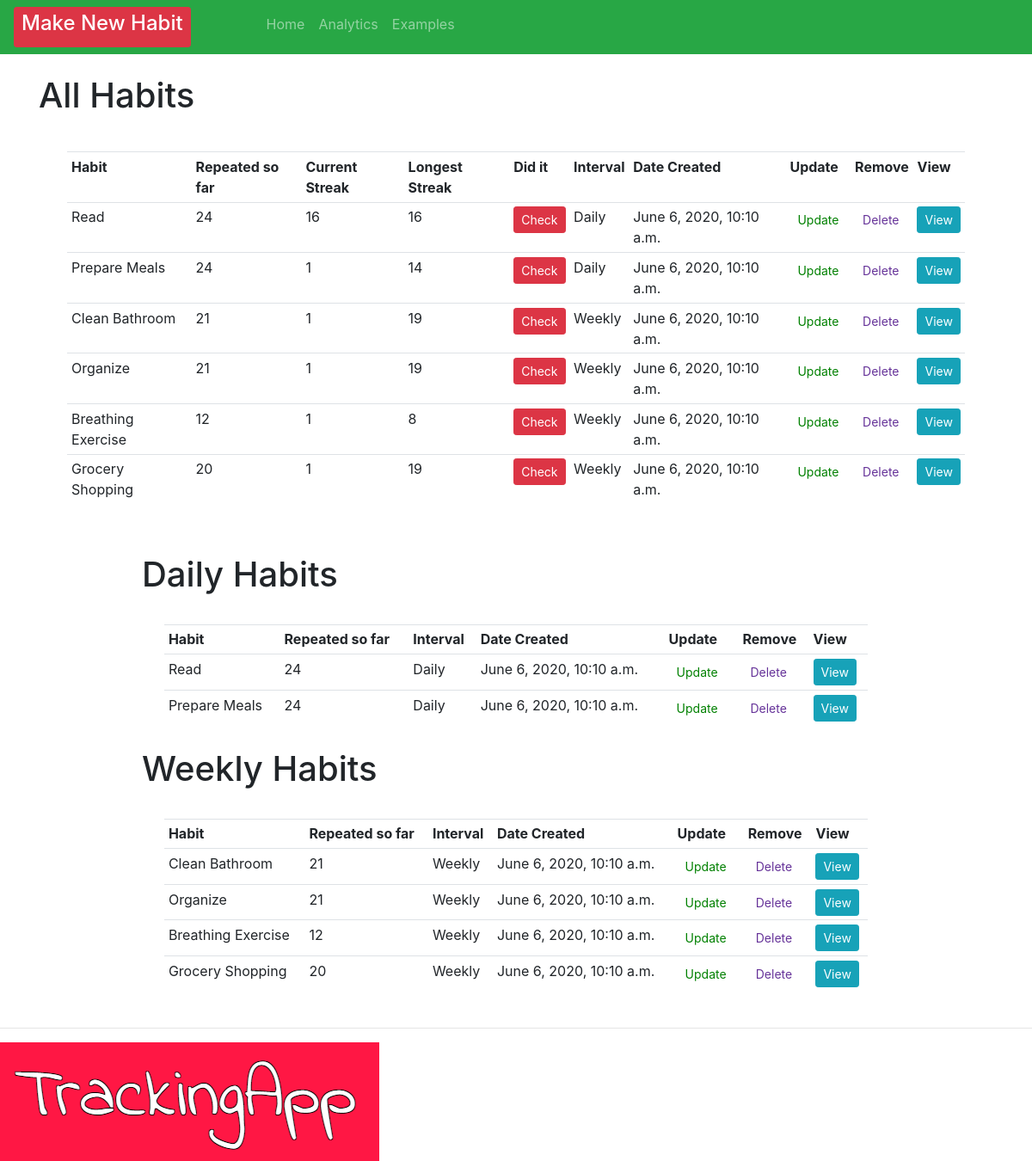
Before: / with the older database file.
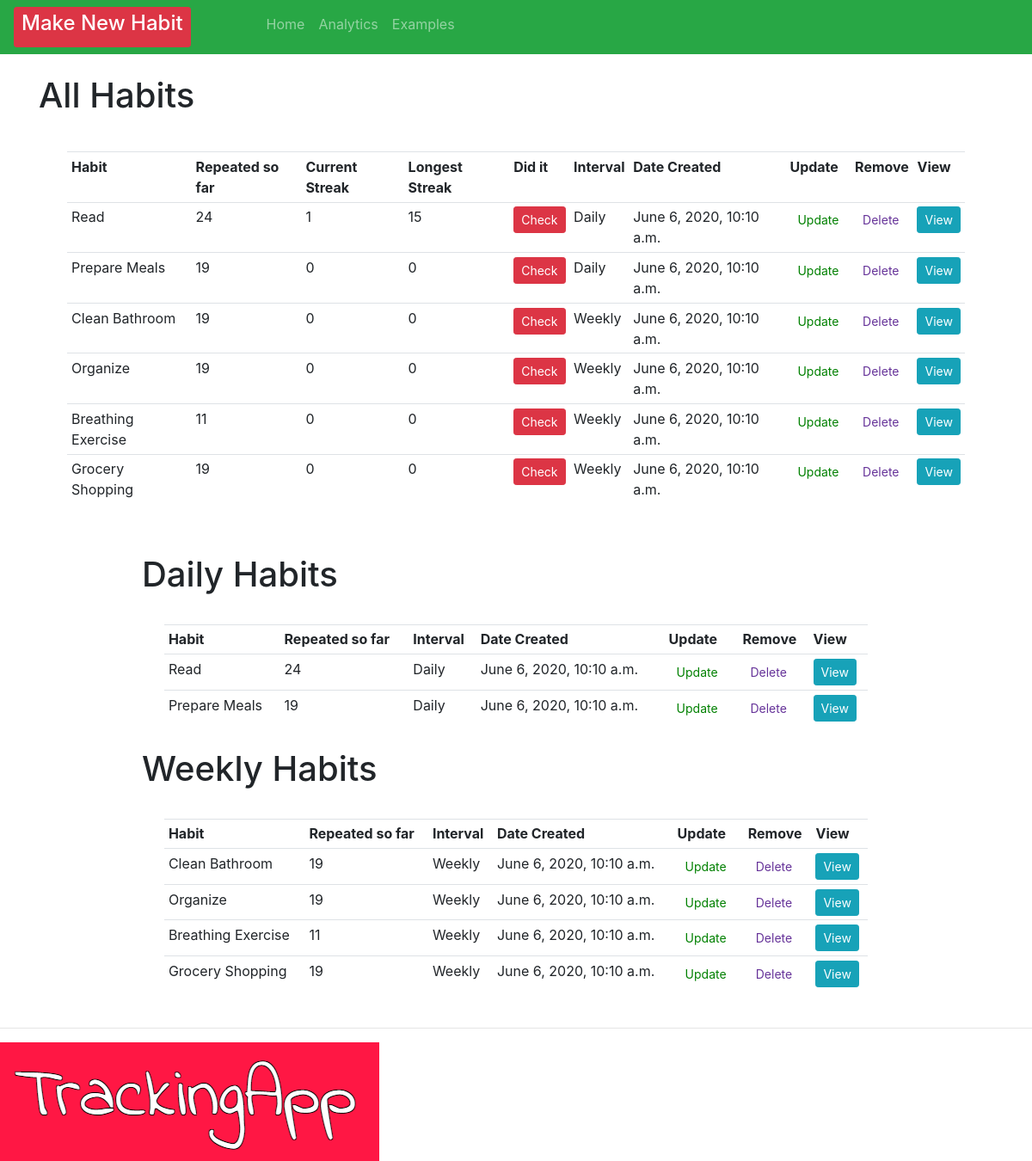
After: the same page with the newer database file.
### crm/models.py (models this page shows, shortened)
class Order(models.Model):
    INTERVAL = (
            ('Daily', 'Daily'),
            ('Weekly', 'Weekly' ),
                      )
    habit = models.CharField(max_length=200, null=True, blank=True)
    interval = models.CharField(max_length=400, null=True, choices=INTERVAL)
    checked = models.IntegerField(blank=True, default=0, null=True)
    streak = models.IntegerField(blank=True, default=0, null=True)
    longestStreak = models.IntegerField(blank=True, default=0, null=True)
    created = models.DateTimeField(auto_now=True, auto_now_add=False, editable=False, null=True, blank=True)
    checkedList = models.ManyToManyField(Repeats)
    timeStamp = models.DateTimeField(auto_now=True, blank=True)
    date_created = models.DateTimeField(auto_now_add=True, null=True, editable=False, blank=True)
    dateAsString = models.CharField(max_length=200, null=True, blank=True)

### crm/views.py (the view)
# urls.py: path('', views.home, name="home" ),
def home(request):
    orders = Order.objects.all()
    total_orders = orders.count()
    dailyFilter = Order.objects.filter(interval="Daily")
    weeklyFilter = Order.objects.filter(interval="Weekly")
    context = {'orders': orders, 'total_orders': total_orders, 'dailyFilter': dailyFilter, 'weeklyFilter':weeklyFilter}
    return render(request, 'habit/dashboard.html', context)

### crm/templates/habit/dashboard.html (shortened to what this page needs)
{% extends 'habit/main.html' %}
{% block content %}
<br>
<div class="row" style="padding-left: 5%; padding-right: 5%;">
    <table style="margin: 3%" class="table table-sm">
        <h1> All Habits {{checked}} </h1>
        <tr>
            <th>Habit</th>
            <th>Repeated so far</th>
            <th>Current Streak</th>
            <th>Longest Streak</th>
            <th>Did it</th>
            <th>Interval</th>
            <th>Date Created</th>
            <th>Update</th>
            <th>Remove</th>
            <th>View</th>
        </tr>
        {% for order in orders %}
        <tr>
            <td>
                       {{ order.habit }}
            </td>
            <td>
                {{order.checkedList.count}}
            </td>
            <td>
                {{order.streak}}
            </td>
            <td>
                {{ order.longestStreak }}
             </td>
            <td>
                <form action="{% url 'check_habit' order.id %}" method="POST">
                    <button type="submit" , name="post_id" , value="{{order.id}}" ,
                        class="btn btn-sm btn-danger">Check</button>
                </form>
            </td>
            <td>{{order.interval}}</td>
            <td>{{order.date_created}}</td>
            <td><a class="btn btn-sm" style="color: green;" href="{% url 'update_habit' order.id %}">Update</a></td>
            <td><a class="btn btn-sm" style="color: rebeccapurple;" href="{% url 'delete' order.id %}">Delete</a></td>
            <td><a class="btn btn-sm btn-info" href="{% url 'habit' order.id %}">View</a></td>
        </tr>
        {% endfor %}
    </table>
</div>
<br>
<div class="row" style="padding-left: 15%; padding-right: 15%;">
    <table style="margin: 3%" class="table table-sm">
        <h1> Daily Habits </h1>
        <tr>
            <th>Habit</th>
            <th>Repeated so far</th>
            <th>Interval</th>
            <th>Date Created</th>
            <th>Update</th>
            <th>Remove</th>
            <th>View</th>
        </tr>
        {% for day in dailyFilter %}
       <td>
            {{ day.habit }}
        </td>
        <td>
            {{day.checkedList.count}}
        </td>
        <td>{{day.interval}}</td>
        <td>{{day.date_created}}</td>
        <td><a class="btn btn-sm" style="color: green;" href="{% url 'update_habit' day.id %}">Update</a></td>
        <td><a class="btn btn-sm" style="color: rebeccapurple;" href="{% url 'delete' day.id %}">Delete</a></td>
        <td><a class="btn btn-sm btn-info" href="{% url 'habit' day.id %}">View</a></td>
        {% endfor %}
    </table>
</div>
<div class="row" style="padding-left: 15%; padding-right: 15%;">
    <table style="margin: 3%" class="table table-sm">
        <tr>
            <th>Habit</th>
            <th>Repeated so far</th>
            <th>Interval</th>
            <th>Date Created</th>
            <th>Update</th>
            <th>Remove</th>
            <th>View</th>
        </tr>
        <h1> Weekly Habits </h1>
        {% for week in weeklyFilter %}
        <tr>
             <td>
                {{ week.habit }}
            </td>
            <td>
                {{week.checkedList.count}}
            </td>
                      <td>{{week.interval}}</td>
            <td>{{week.date_created}}</td>
            <td><a class="btn btn-sm" style="color: green;" href="{% url 'update_habit' week.id %}">Update</a>
            </td>
            <td><a class="btn btn-sm" style="color: rebeccapurple;" href="{% url 'delete' week.id %}">Delete</a>
            </td>
            <td><a class="btn btn-sm btn-info" href="{% url 'habit' week.id %}">View</a></td>
        </tr>
        {% endfor %}
    </table>
</div>
{% endblock %}

### crm/templates/habit/main.html (shortened to what this page needs)
<!DOCTYPE html>
<html>
<head>
    <link rel="stylesheet" href="https://stackpath.bootstrapcdn.com/bootstrap/4.3.1/css/bootstrap.min.css"
>
</head>
<body>
    {% include 'habit/navbar.html' %}
    {% block content  %}
    {% endblock  %}
    {%load static%}
    <hr>
    <img src="{% static 'images/logo.png' %}">
</body>
</html>

### crm/templates/habit/navbar.html (shortened to what this page needs)
{%load static%}
<nav class="navbar navbar-expand-lg navbar-dark bg-success" >
    <div class="collapse navbar-collapse" id="navbarNav">
      <ul class="navbar-nav">
        <li>
          <div class="nav-item" style="margin-right:80px">
            <a class="btn btn-sm btn-block btn-danger" href="{% url 'create_habit' %}"><h4>Make New Habit</h4></a>
        </div>
        <li class="nav-item" >
          <a class="nav-link"  style="justify-content: flex-end;"  href="{% url 'home' %}">Home <span class="sr-only">(current)</span></a>
        </li>
        <li class="nav-item">
          <a class="nav-link" href="{% url 'analytics' %}">Analytics</a>
        </li>
        <li class="nav-item">
          <a class="nav-link" href="{% url 'examples' %}">Examples</a>
        </li>
                </li>
      </ul>
    </div>
  </nav>

Changed rows visible on the page:
changed Order "Read": streak "16" → "1"; longestStreak "16" → "15"
changed Order "Prepare Meals": checkedList.count "24" → "19"; streak "1" → "0"; longestStreak "14" → "0"
changed Order "Clean Bathroom": checkedList.count "21" → "19"; streak "1" → "0"; longestStreak "19" → "0"
changed Order "Organize": checkedList.count "21" → "19"; streak "1" → "0"; longestStreak "19" → "0"
changed Order "Breathing Exercise": checkedList.count "12" → "11"; streak "1" → "0"; longestStreak "8" → "0"
changed Order "Grocery Shopping": checkedList.count "20" → "19"; streak "1" → "0"; longestStreak "19" → "0"
